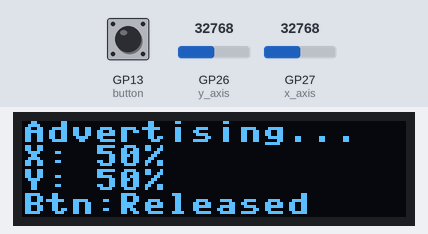
Bench run of a program on a simulated Raspberry Pi Pico running MicroPython. On the bench: 128×32 one-colour display. The inputs (shaded band) are chosen by the test bench; at power-on: GP13 (button) HIGH, GP26 (y_axis) = 32768, GP27 (x_axis) = 32768 (analog values on the 0–65535 scale). Nothing arrives over Bluetooth unless stated; library files of the repository ran but are not shown: ssd1306.py; what the program prints to the serial console is not drawn.

Above: at 1.2 s.
1.3 s: GP13 (button) pulled LOW for 1 s
At 2.3 s:
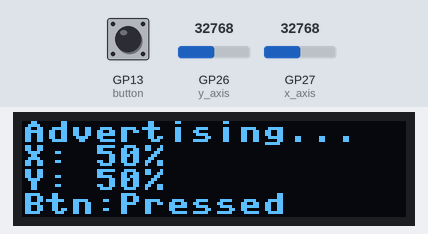
4.0 s: GP26 (y_axis) set to 7864
At 5.3 s:
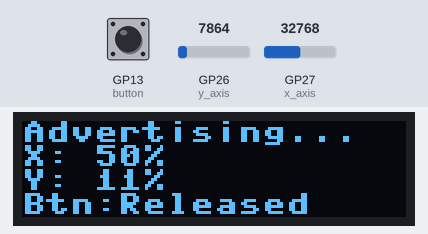
5.6 s: GP27 (x_axis) set to 7864
At 6.7 s:
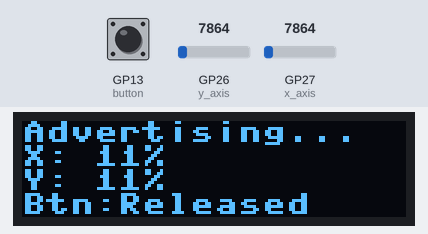
7.3 s: GP26 (y_axis) set to 0
At 7.9 s:
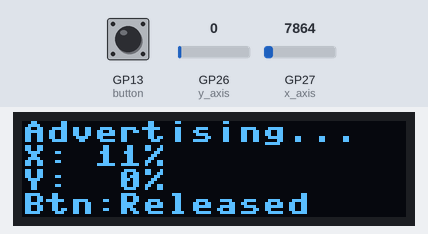
9.0 s: GP27 (x_axis) set to 0
At 10.3 s:
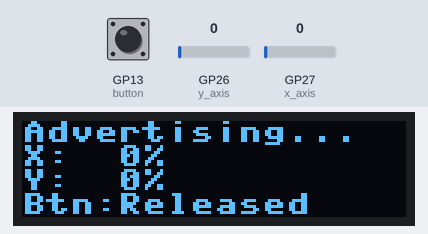
10.6 s: GP13 (button) pulled LOW for 1 s
At 11.5 s:
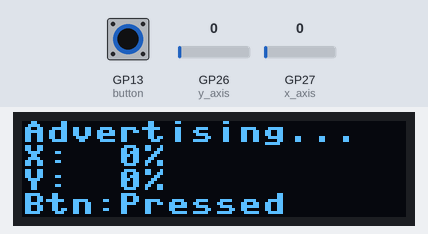
Timing chart, 0 to 13.6 s (numbered marks = the images above; inputs shaded):
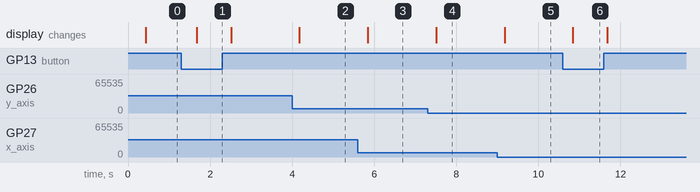

Measured:
- after the input at 1.3 s, the display: changes after 0.38 s (image 1)
- after the input at 4.0 s, the display: changes after 0.18 s (image 2)
- after the input at 5.6 s, the display: changes after 0.24 s (image 3)
- after the input at 7.3 s, the display: changes after 0.21 s (image 4)
- after the input at 9.0 s, the display: changes after 0.18 s (image 5)
- after the input at 10.6 s, the display: changes after 0.24 s (image 6)

The program:

Pico_W_Joystick_Bluetooth.py
```python
# Pico_W_Joystick_Stable.py
# Stable version with proper BLE handling - FIXED advertising

import bluetooth
import struct
import time
from machine import Pin, ADC, I2C
from ssd1306 import SSD1306_I2C

# Initialize OLED
try:
    i2c = I2C(0, scl=Pin(1), sda=Pin(0), freq=400000)
    oled = SSD1306_I2C(128, 32, i2c) # Initialized to 4 lines OLED display
    oled_available = True
except:
    oled_available = False
    print("OLED not available - continuing without display")

# Initialize joystick pins
x_axis = ADC(Pin(27))
y_axis = ADC(Pin(26))
button = Pin(13, Pin.IN, Pin.PULL_UP)

# BLE UUIDs
JOYSTICK_SERVICE_UUID = bluetooth.UUID("12345678-1234-5678-1234-56789abcdef0")
JOYSTICK_DATA_UUID = bluetooth.UUID("12345678-1234-5678-1234-56789abcdef1")

# Connection state
connected = False
conn_handle = None

def update_display(line1, line2="", line3="", line4=""):
    """Update OLED display if available"""
    if oled_available:
        try:
            oled.fill(0)
            oled.text(line1, 0, 0)
            if line2:
                oled.text(line2, 0, 8)
            if line3:
                oled.text(line3, 0, 16)
            if line4:
                oled.text(line4, 0, 24)
            oled.show()
        except:
            pass  # Ignore OLED errors

def bt_irq(event, data):
    """BLE event handler"""
    global connected, conn_handle

    if event == 1:  # _IRQ_CENTRAL_CONNECT
        conn_handle, addr_type, addr = data
        connected = True
        print("✓ Device connected!")
        update_display("Connected!", "Sending data...")

    elif event == 2:  # _IRQ_CENTRAL_DISCONNECT
        conn_handle, addr_type, addr = data
        connected = False
        conn_handle = None
        print("✗ Device disconnected - restarting advertising")
        update_display("Disconnected", "Advertising...")

        # Restart advertising with proper format
        adv_data = create_advertising_data("Joystick_Pico")
        ble.gap_advertise(100, adv_data=adv_data)

def create_advertising_data(name):
    """Create advertising data with device name"""
    adv_data = bytearray()

    # Flags (0x01) - LE General Discoverable Mode
    adv_data.append(0x02)  # Length
    adv_data.append(0x01)  # Type
    adv_data.append(0x06)  # Value

    # Complete local name (0x09)
    name_bytes = name.encode('utf-8')
    adv_data.append(len(name_bytes) + 1)  # Length
    adv_data.append(0x09)  # Type
    adv_data.extend(name_bytes)

    return adv_data

# Initialize BLE
print("Initializing BLE...")
ble = bluetooth.BLE()
ble.active(True)
ble.irq(bt_irq)

# Create service
joystick_service = (JOYSTICK_SERVICE_UUID, [
    (JOYSTICK_DATA_UUID, bluetooth.FLAG_READ | bluetooth.FLAG_NOTIFY),
])

# Register services
print("Registering services...")
try:
    handles = ble.gatts_register_services([joystick_service])
    joystick_char_handle = handles[0][0]  # Get the characteristic handle
    print(f"Service registered, handle: {joystick_char_handle}")
except Exception as e:
    print(f"Service registration failed: {e}")
    raise

# Set initial value
initial_data = struct.pack('HHH', 32768, 32768, 1)
ble.gatts_write(joystick_char_handle, initial_data)

# Create advertising data
adv_data = create_advertising_data("Joystick_Pico")

# Start advertising
ble.gap_advertise(100, adv_data=adv_data)
print("Advertising as 'Joystick_Pico'")
update_display("Joystick Pico", "Advertising...", "Move joystick", "to start")

print("\n" + "="*40)
print("PICO W READY - Move the joystick!")
print("="*40)
print("Press Ctrl+C to stop\n")

# Main loop
last_values = (32768, 32768, 1)
send_counter = 0
display_counter = 0
last_send_time = time.ticks_ms()
error_count = 0

while True:
    try:
        # Read current values
        x_val = x_axis.read_u16()
        y_val = y_axis.read_u16()
        button_val = button.value()

        current_time = time.ticks_ms()

        # Always update the characteristic with current values
        current_data = struct.pack('HHH', x_val, y_val, button_val)
        ble.gatts_write(joystick_char_handle, current_data)

        # Send notification only if connected
        if connected and conn_handle is not None:
            # Check if values changed significantly
            x_changed = abs(x_val - last_values[0]) > 50
            y_changed = abs(y_val - last_values[1]) > 50
            button_changed = button_val != last_values[2]

            # Send at least every 200ms to keep connection alive
            time_since_last = time.ticks_diff(current_time, last_send_time)

            if x_changed or y_changed or button_changed or time_since_last > 200:
                try:
                    # Send notification
                    ble.gatts_notify(conn_handle, joystick_char_handle)
                    last_send_time = current_time
                    send_counter += 1

                    # Update display occasionally
                    if send_counter % 5 == 0:
                        x_percent = (x_val * 100) // 65535
                        y_percent = (y_val * 100) // 65535
                        btn_text = "Pressed" if button_val == 0 else "Released"

                        update_display(
                            f"Sent: #{send_counter}",
                            f"X:{x_percent:3d}% ({x_val})",
                            f"Y:{y_percent:3d}% ({y_val})",
                            f"Btn:{btn_text}"
                        )

                        print(f"Sent #{send_counter}: X={x_val:5d} ({x_percent:3d}%), Y={y_val:5d} ({y_percent:3d}%), Button={btn_text}")

                except Exception as e:
                    error_count += 1
                    if error_count % 10 == 1:  # Print every 10th error
                        print(f"Notify error {error_count}: {e}")
                    # If notify fails, device might be disconnected
                    connected = False
                    conn_handle = None

        # Update display even when not connected
        elif not connected:
            display_counter += 1
            if display_counter % 20 == 0:
                x_percent = (x_val * 100) // 65535
                y_percent = (y_val * 100) // 65535
                btn_text = "Pressed" if button_val == 0 else "Released"

                update_display(
                    "Advertising...",
                    f"X:{x_percent:3d}%",
                    f"Y:{y_percent:3d}%",
                    f"Btn:{btn_text}"
                )

                print(f"Local: X={x_val:5d} ({x_percent:3d}%), Y={y_val:5d} ({y_percent:3d}%), Button={btn_text}")

        # Update last values
        last_values = (x_val, y_val, button_val)

        # Small delay
        time.sleep_ms(20)  # 50Hz update

    except KeyboardInterrupt:
        print("\nStopped by user")
        break
    except Exception as e:
        print(f"Main loop error: {e}")
        time.sleep_ms(500)

# Cleanup
ble.active(False)
if oled_available:
    update_display("Program", "Stopped")
print("Bluetooth deactivated")
```
